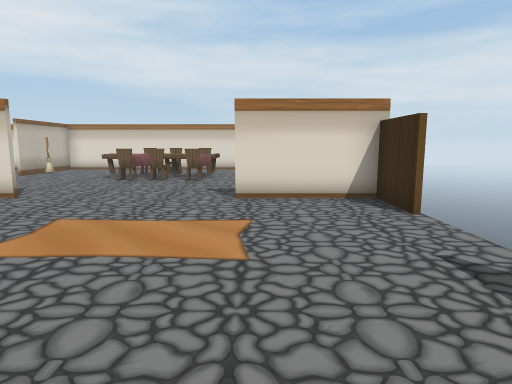
View 1 (above)

24 first-person views from a walk through a Unity game level. The camera is 1.2 m above the floor, tilts 8° down and sees 75° across. The floor is counted in squares, 1 m on a side. Each view is taken from the middle of a square. On the plan, view 1 faces up. The plan holds only what a view shows up to about 14 squares ahead; the rest is blank. The place goes on beyond the plan. The player is left out. Some animated figures are not drawn.

View 2
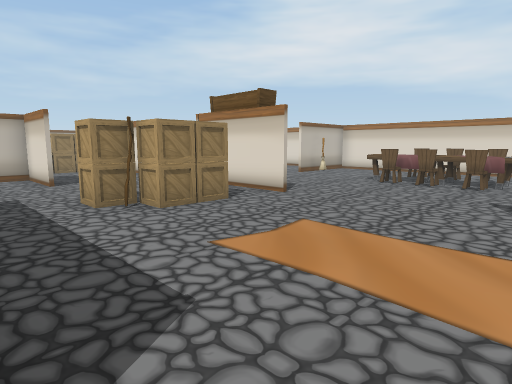

View 3
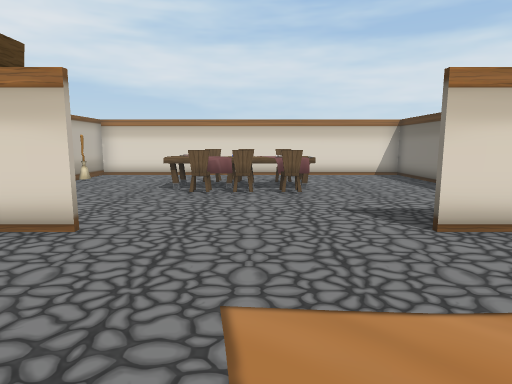

View 4
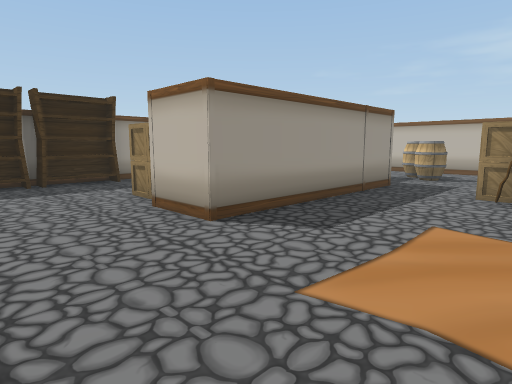

View 5
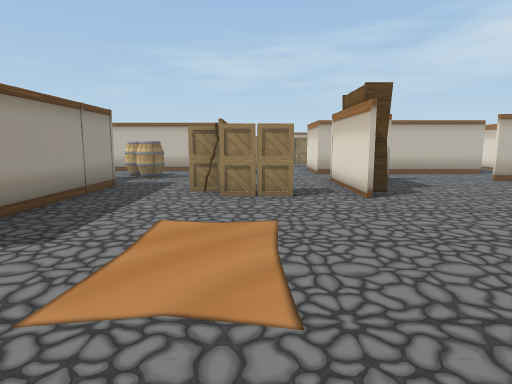

View 6
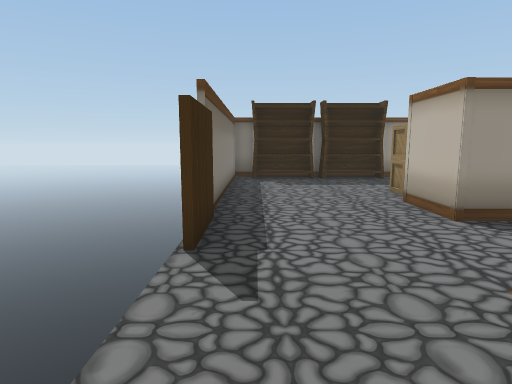

View 7
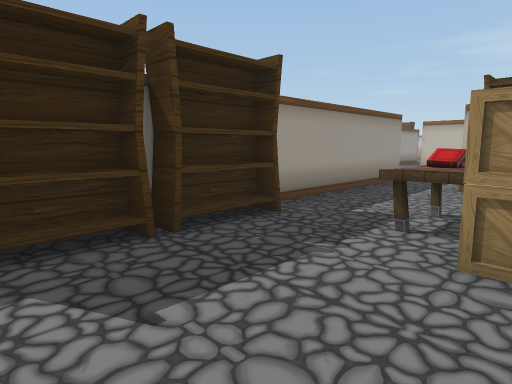

View 8
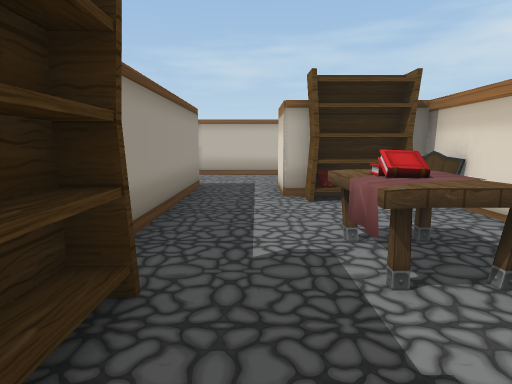

View 9
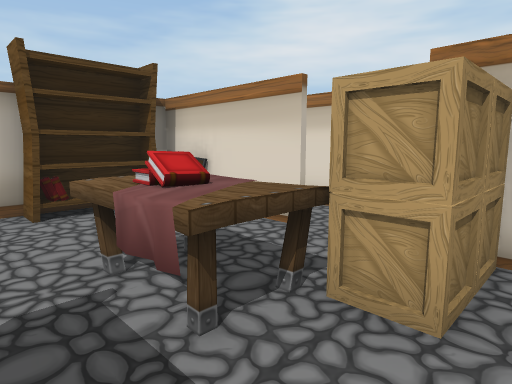

View 10
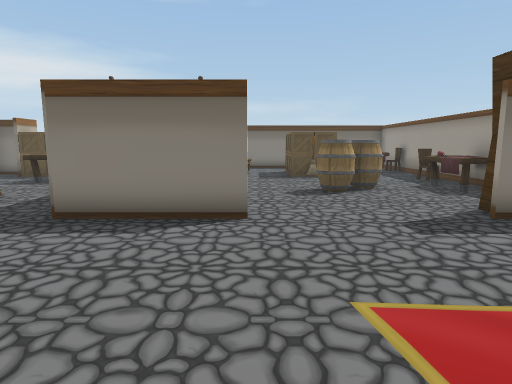

View 11
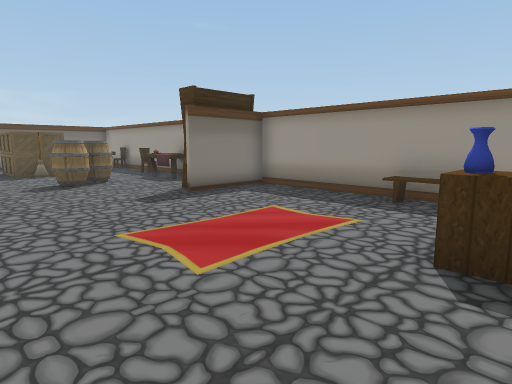

View 12
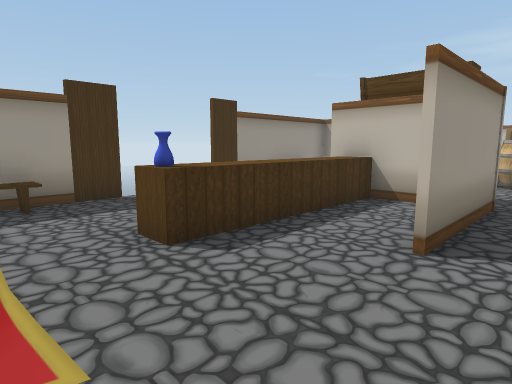

View 13
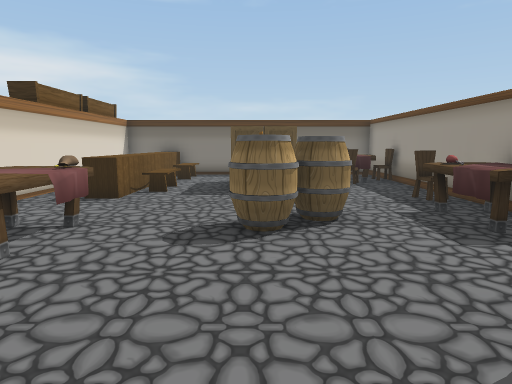

View 14
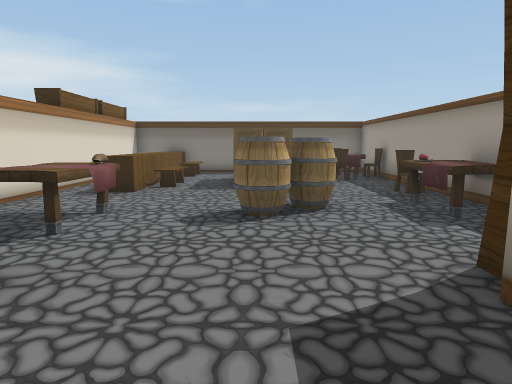

View 15
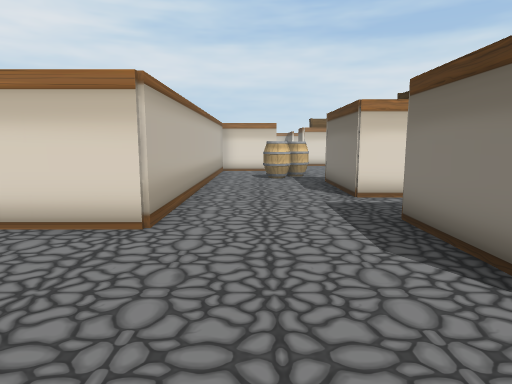

View 16
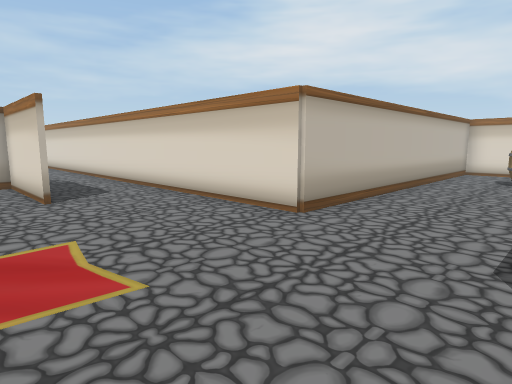

View 17
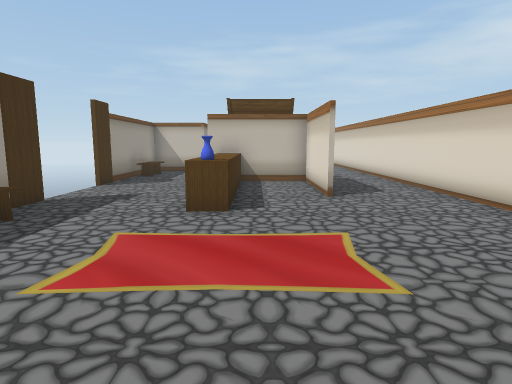

View 18
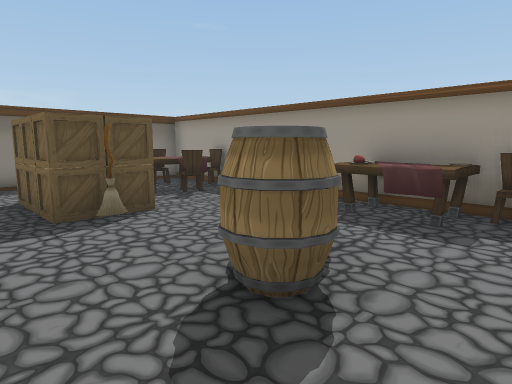

View 19
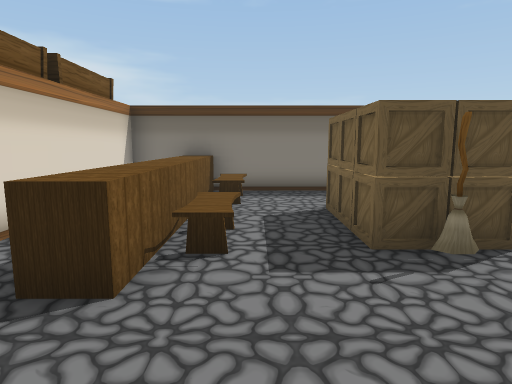

View 20
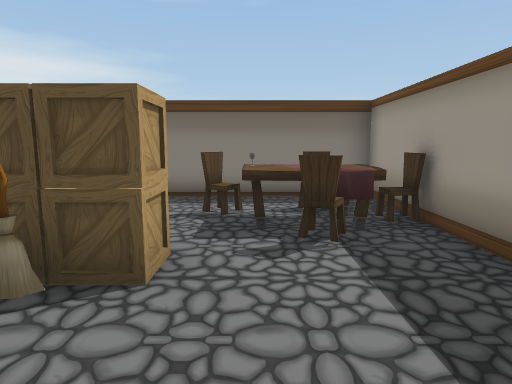

View 21
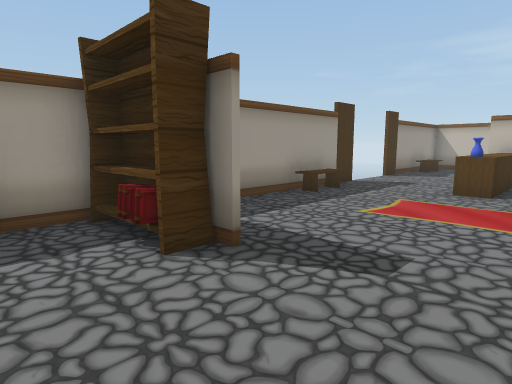

View 22
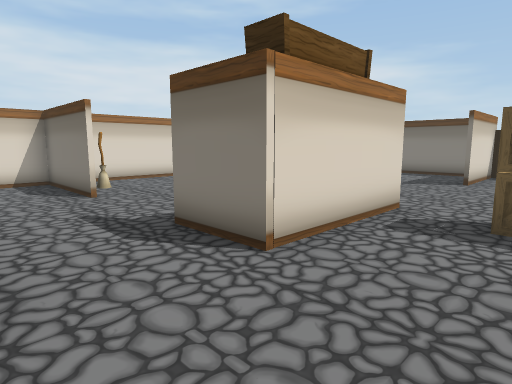

View 23
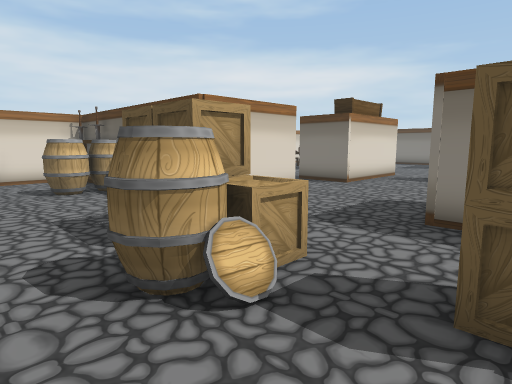

View 24
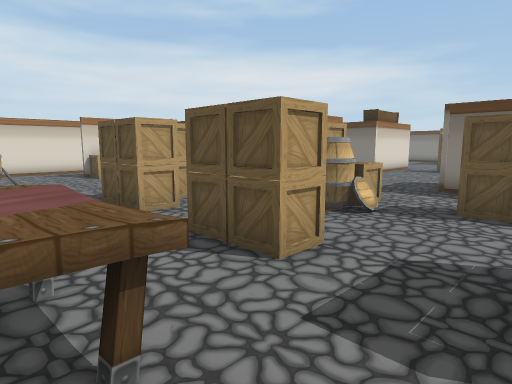

### Floor plan
Key: @ floor where view 1 was taken; # wall or solid block; x gap in a wall; . floor; ^ raised ledge; v drop or lower ground; C chair; T table; B bookshelf; R crate; A barrel; K books; S shield; E vase; O other object.
Columns run from 27 left of view 1 to 3 right of it. Each row starts with its distance up from view 1.
 17       ###        #v###########v
 16       ...       ..#...........#
 15       ...       ..#...........#
 14       ..RR##O  #..#....OCC....#
 13       ...R..O  #......TTTT....
 12      OO...AAO  #......T TT....
 11        ...AAA  #......C.CC...
 10        . ...    ..............#
  9        . ...    ..#...........#
  8        RR..  ###..#BB#.....####
  7        R..RR   ...............#
  6        ...RR ........R........x
  5       .R.  R.........R........v
  4     TT.R. RR.###....RR........v
  3     TT.R.....#......R.........v
  2     T......R #................x
  1     .         ..AA.########...#
  0              #.AA..###....#@..#
 -1              #...######..##...#
 -2              #...###S....R....#
 -3              #...###B..KKR....#
 -4              #...###B..KK.....#
 -5              #................#
 -6              #...........BBBBB#
 -7   ############...##############
 -8   ...............#O TT..^^^^^^#
 -9    ..............#OTTT..^^^^^^#
-10 OAA...####....................#
-11 O    B#..................RRR..#
-12      B#.............AA...RRR..#
-13      B^^^^^E.........AA..R..C.#
-14       ...........#B........TT.#
-15     .............#K.TTTO..CTC.#
-16  # OO.......OO...#B.CTTC...CT.#
-17  ######xvvx###################v

Where each view was taken, in squares from view 1:
view 1: 0 up, 0 right, facing up
view 2: 1 up, 0 right, facing up-left
view 3: 3 up, 3 left, facing up
view 4: 5 up, 2 right, facing down-left
view 5: 5 up, 2 right, facing left
view 6: 6 up, 2 right, facing down
view 7: 2 down, 2 right, facing down-left
view 8: 5 down, 0 right, facing left
view 9: 5 down, 1 left, facing up-left
view 10: 10 down, 15 left, facing right
view 11: 9 down, 17 left, facing down-right
view 12: 9 down, 14 left, facing down-left
view 13: 12 down, 11 left, facing right
view 14: 12 down, 12 left, facing right
view 15: 12 down, 12 left, facing up
view 16: 12 down, 10 left, facing up-left
view 17: 12 down, 10 left, facing left
view 18: 10 down, 8 left, facing down-right
view 19: 10 down, 6 left, facing right
view 20: 14 down, 5 left, facing right
view 21: 11 down, 7 left, facing down-left
view 22: 5 up, 12 left, facing up-right
view 23: 2 up, 19 left, facing up-right
view 24: 1 up, 23 left, facing up-right
